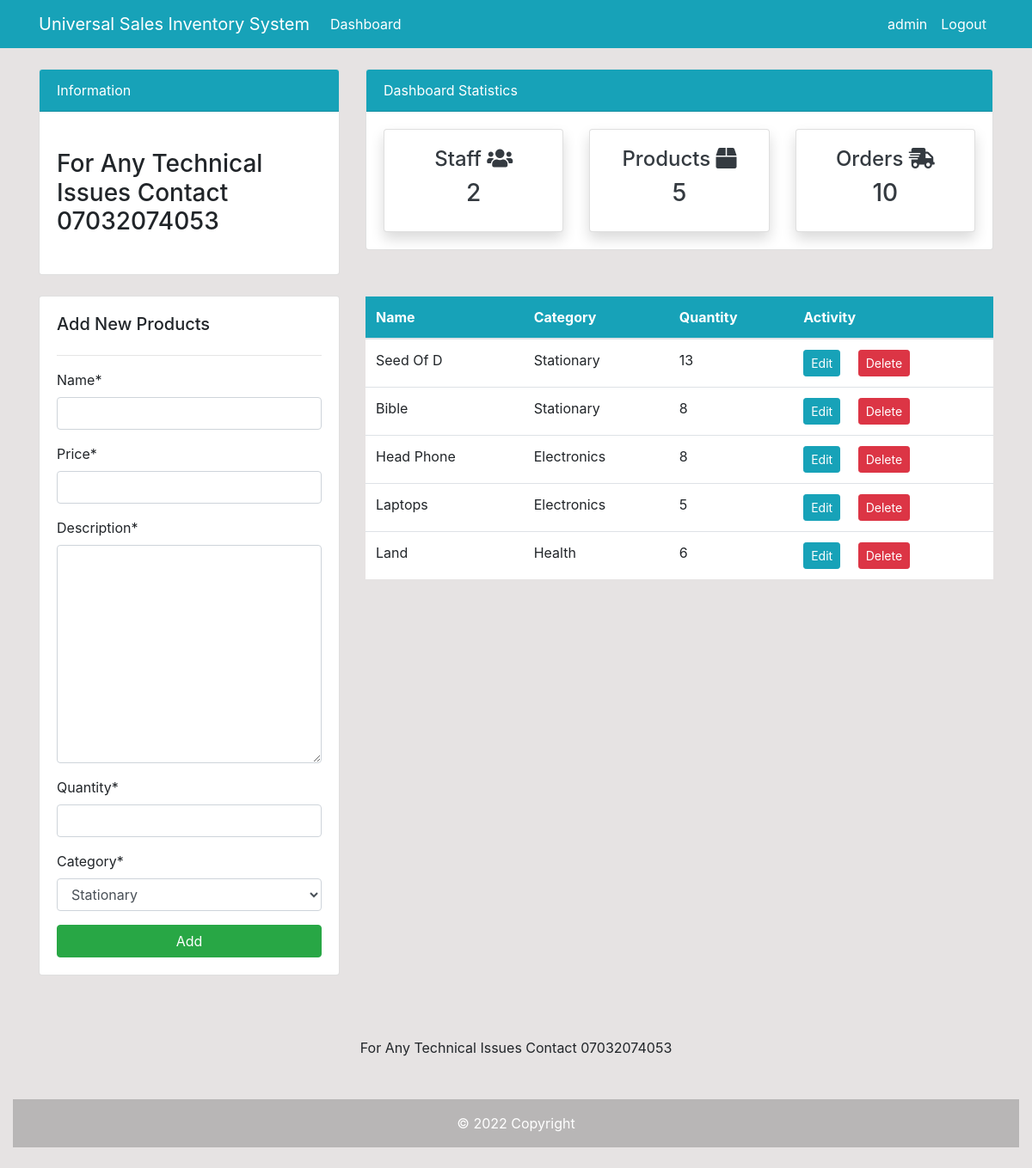
Screenshot of /products/ (signed in) with the database file from the repository.
### store/models.py (models this page shows, shortened)
class Product(models.Model):
    CATEGORY_CHOICES = (
        ('Stationary', 'Stationary'),
        ('Electronics', 'Electronics'),
        ('Food', 'Food'),
        ('Health', 'Health')
    )
    name = models.CharField(max_length=200)
    price = models.DecimalField(max_digits=10, decimal_places=2)
    description = models.TextField(max_length=350)
    quantity = models.PositiveIntegerField()
    category = models.CharField(max_length=70, choices=CATEGORY_CHOICES, default=1)

### store/views.py (the view)
# urls.py: path('products/', views.products, name='store-products'),
@login_required(login_url='user-login')
@user_passes_test(is_allowed)
def products(request):
    product = Product.objects.all()
    product_count = product.count()
    orders = OrderItem.objects.all()
    order_count = orders.count()
    customer = User.objects.filter(groups=1)
    customer_count = customer.count()
    if request.method == 'POST':
        form = ProductForm(request.POST)
        if form.is_valid():
            prd = form.save(commit=False)
            prd.name = prd.name.lower()
            prd.save()
            product_name = form.cleaned_data.get('name')
            messages.success(request, f'{product_name} has been added')
            return redirect('store-products')
    else:
        form = ProductForm()
    context = {
        'product': product,
        'form': form,
        'product_count': product_count,
        'order_count': order_count,
        'customer_count': customer_count,
    }
    return render(request, 'store/products.html', context)

### store/forms.py
class ProductForm(forms.ModelForm):
    class Meta:
        model = Product
        fields = '__all__'

### store/views.py (called while the page is built)
def is_allowed(user):
    if user.is_superuser:
        return True

### templates/store/products.html (shortened to what this page needs)
{% extends 'base.html' %}
{% load crispy_forms_tags %}
{% block content %}
{% include 'topside.html' %}
<div class="row my-4">
    <div class="col-md-4">
        <div class="card card-body">
            <h5>Add New Products</h5>
            <hr>
            <form method="POST">
                {{ form|crispy }}
                <input class="btn btn-success btn-block" type="submit" value="Add">
            </form>
        </div>
    </div>
    <div class="col-md-8">
        <table class="table bg-white">
            <thead class="bg-info text-white">
                <tr>
                    <th scope="col">Name</th>
                    <th scope="col">Category</th>
                    <th scope="col">Quantity</th>
                    <th scope="col">Activity</th>
                </tr>
            </thead>
            <tbody>
                {% for product in product %}
                <tr>
                    <td>{{ product.name }}</td>
                    <td>{{ product.category }}</td>
                    <td>{{ product.quantity }}</td>
                    <td>
                        <a class="btn btn-info btn-sm mr-2"
                            href="{% url 'store-products-edit' product.id %}">Edit</a>
                        <a class="btn btn-danger btn-sm ml-2"
                            href="{% url 'store-products-delete' product.id %}">Delete</a>
                    </td>
                </tr>
                {% endfor %}
            </tbody>
        </table>
    </div>
</div>
{% endblock %}

### templates/nav.html (shortened to what this page needs)
{% load static %}
<nav class="navbar navbar-expand-lg navbar-info bg-info">
    <div class="container">
        {% if user.is_authenticated %}
        <a class="navbar-brand text-white" href="{% url 'store-index' %}">Universal Sales Inventory System</a>
        <div class="collapse navbar-collapse" id="navbarSupportedContent">
            <ul class="navbar-nav mr-auto">
                <li class="nav-item active">
                    <a class="nav-link text-white" href="{% url 'store-index' %}">Dashboard </a>
                </li>
            </ul>
            <ul class="navbar-nav ml-auto">
                <li class="nav-item active">
                    <a class="nav-link text-white" href="{% url 'user-profile' %}">{{ user.username }}
                        <span class="sr-only">(current)</span></a>
                </li>
                <li class="nav-item">
                    <a class="nav-link text-white" href="{% url 'user-logout' %}">Logout</a>
                </li>
            </ul>
            {% endif %}
        </div>
    </div>
</nav>

### static/style.css (style rules this page uses)
body { background: rgb(230, 227, 227); }

### rows the page displays
Product: name "Seed Of D", category "Stationary", quantity "13"
Product: name "Bible", category "Stationary", quantity "8"
Product: name "Head Phone", category "Electronics", quantity "8"
Product: name "Laptops", category "Electronics", quantity "5"
Product: name "Land", category "Health", quantity "6"

### other values shown
{{ user.username }} "admin"
{{ customer_count }} "2"
{{ product_count }} "5"
{{ order_count }} "10"
